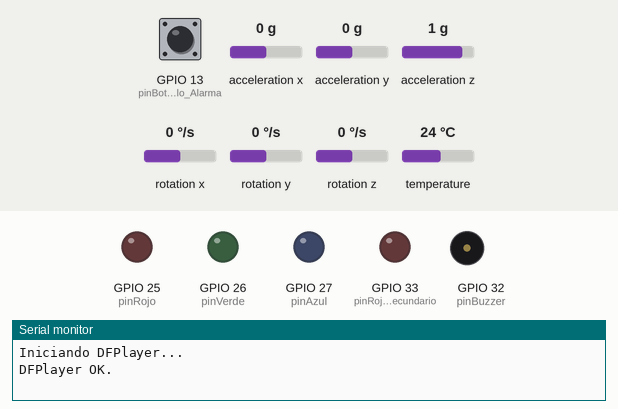
Recording of a sketch running on a simulated ESP32. Parts: output pins drawn as LEDs (lit = HIGH), buzzer (waves = sounding, pin HIGH), the last lines printed to the serial monitor. Dashed ring = blinking. Inputs (shaded band) come from the test bench; at power-on: acceleration x 0 g, GPIO 13 (pinBotonAmarillo_Alarma) HIGH, acceleration y 0 g, acceleration z 1 g, rotation x 0 °/s, rotation y 0 °/s, rotation z 0 °/s, temperature 24 °C. The audio player accepts every command and is not drawn.

Above: at 3.3 s.
3.4 s: acceleration x set to -1 g
4.9 s: acceleration x set to -1.3 g
At 5.9 s:
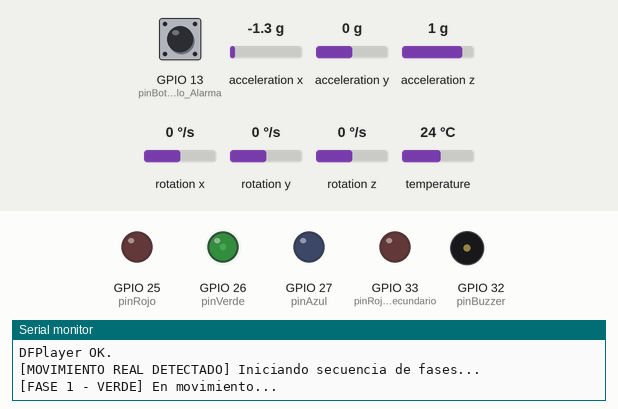
6.4 s: GPIO 13 (pinBotonAmarillo_Alarma) pulled LOW for 0.15 s
At 7.6 s:
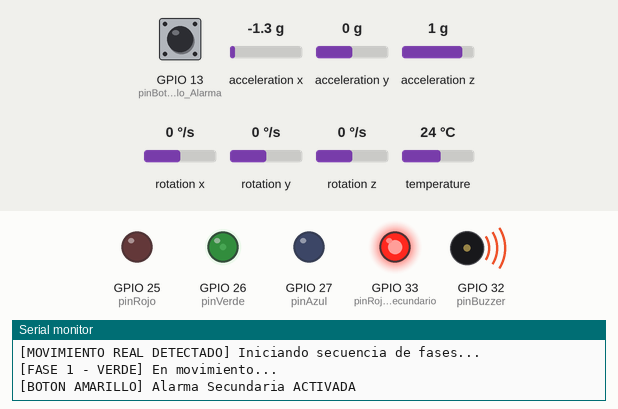
9.5 s: GPIO 13 (pinBotonAmarillo_Alarma) pulled LOW for 1 s
At 11.3 s:
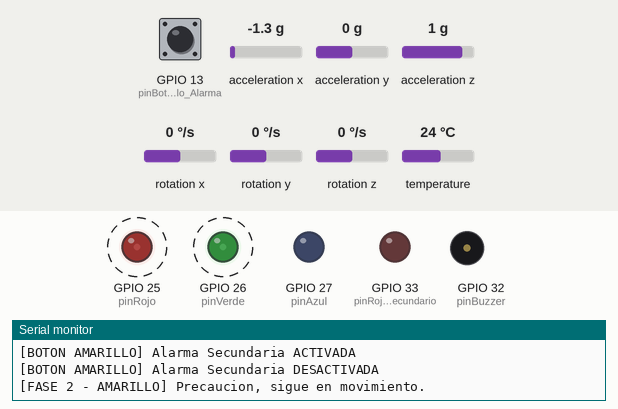
13.5 s: GPIO 13 (pinBotonAmarillo_Alarma) pulled LOW for 0.15 s
At 14.3 s:
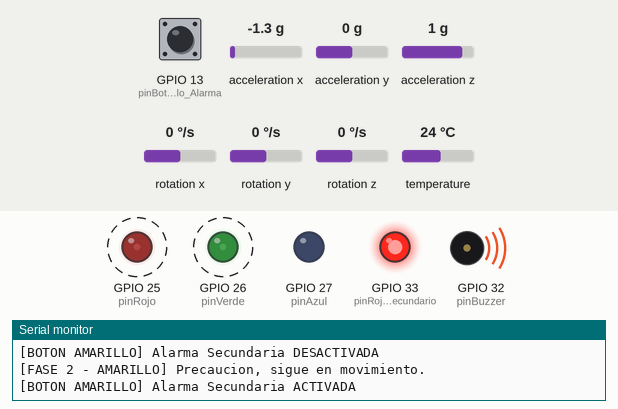
16.5 s: GPIO 13 (pinBotonAmarillo_Alarma) pulled LOW for 3.2 s
At 18.3 s:
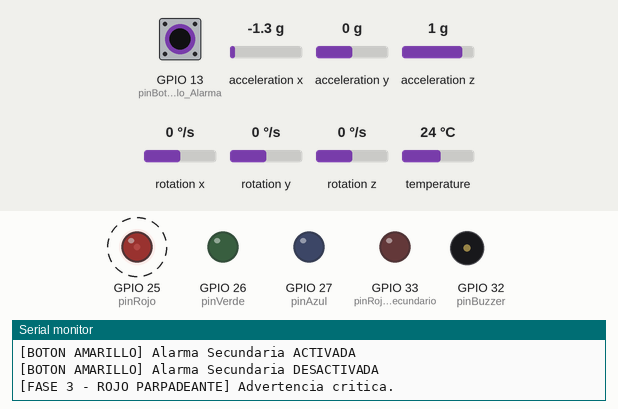
Timing chart, 0 to 32.4 s (numbered marks = the images above; inputs shaded):
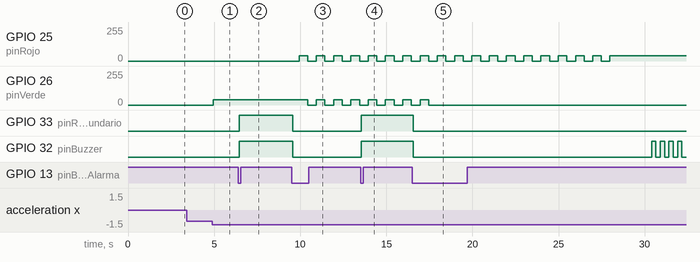

Measured:
- after the input at 3.4 s, every drawn part: stays the same
- after the input at 4.9 s, GPIO 26 (pinVerde): 0/255 → 40/255 at once
- after the input at 6.4 s, GPIO 33 (pinRojoSecundario), GPIO 32 (pinBuzzer): LOW → HIGH after 0.05 s
- after the input at 9.5 s, GPIO 33 (pinRojoSecundario), GPIO 32 (pinBuzzer): HIGH → LOW after 0.05 s
- after the input at 13.5 s, GPIO 33 (pinRojoSecundario), GPIO 32 (pinBuzzer): LOW → HIGH after 0.05 s
- after the input at 16.5 s, GPIO 33 (pinRojoSecundario): HIGH → LOW after 0.05 s; GPIO 32 (pinBuzzer): HIGH → LOW after 0.05 s, then repeats every 0.50 s: HIGH 0.25 s, LOW 0.25 s
- by itself, GPIO 25 (pinRojo): alternates 40/255 for 0.50 s and 0/255 for 0.50 s, 23 changes in all, then stays 40/255

The sketch:

logicaMovimiento.ino
```cpp
#include <Wire.h>
#include <Adafruit_MPU6050.h>
#include <Adafruit_Sensor.h>
#include <HardwareSerial.h>
#include <DFRobotDFPlayerMini.h>

// =================================================================
// 0. CONFIGURACIÓN DFPLAYER MINI
// =================================================================
HardwareSerial dfSerial(2); // UART2: RX = 16, TX = 17
DFRobotDFPlayerMini dfPlayer;

// =================================================================
// 1. DEFINICIÓN DE PINES
// =================================================================
const int pinRojo = 25;
const int pinVerde = 26;
const int pinAzul = 27;
const int pinBuzzer = 32;

const int pinRojoSecundario = 33;
const int pinBotonAmarillo_Alarma = 13;

// --- Ajustes ---
const int brilloVerde = 40;
const int brilloRojoAlarma = 255;

// =================================================================
// 2. CONFIGURACIÓN MPU6050
// =================================================================
Adafruit_MPU6050 mpu;
const float umbralMovimiento = 15.0;

enum Estados {
  ESTADO_APAGADO,
  ESTADO_VERDE,
  ESTADO_AMARILLO,
  ESTADO_ROJO_PARPADEO,
  ESTADO_ROJO_FIJO,
  ESTADO_PENALIZACION
};

Estados estadoActual = ESTADO_APAGADO;

// --- Variables Sistema ---
bool estadoAlarmaSecundaria = false;
int estadoAnteriorBotonAmarillo = HIGH;

unsigned long tiempoInicioEstado = 0;
unsigned long tiempoUltimoEstimulo = 0;
const unsigned long tiempoInactividadReinicio = 5000;

const unsigned long tiempoVerde = 5000;
const unsigned long tiempoAmarillo = 8000;
const unsigned long tiempoLimiteApagar = 10000;

bool requiereReposo = false;
unsigned long tiempoInicioReposo = 0;
const unsigned long tiempoReposoObligatorio = 5000;

unsigned long tiempoUltimoParpadeo = 0;
const unsigned long intervaloParpadeo = 500;
bool estadoParpadeo = false;

unsigned long tiempoUltimoBuzzer = 0;
const unsigned long intervaloBuzzer = 250;
bool estadoSonidoBuzzer = false;

// Prototipos
void cambiarEstado(Estados nuevoEstado);
void apagarLEDPrincipal();
void intentarEncender();

void setup() {
  Serial.begin(9600);

  // Iniciar puerto serie para DFPlayer en pines 16 (RX) y 17 (TX)
  dfSerial.begin(9600, SERIAL_8N1, 16, 17);

  // Muchos DFPlayer "clones" tardan un par de segundos en iniciar tras recibir corriente.
  // Damos un tiempo de espera y desactivamos el ACK (isACK = false) para evitar errores falsos.
  Serial.println("Iniciando DFPlayer...");
  delay(1500);

  if (!dfPlayer.begin(dfSerial, false, true)) {
    Serial.println("Error: DFPlayer no encontrado o SD sin formato.");
  } else {
    Serial.println("DFPlayer OK.");
  }

  dfPlayer.volume(30);  // Ajusta el volumen al MAXIMO (0 a 30)
  delay(100);

  pinMode(pinRojo, OUTPUT);
  pinMode(pinVerde, OUTPUT);
  pinMode(pinAzul, OUTPUT);
  pinMode(pinBuzzer, OUTPUT);
  pinMode(pinRojoSecundario, OUTPUT);
  pinMode(pinBotonAmarillo_Alarma, INPUT_PULLUP);

  if (!mpu.begin()) {
    while (1) { delay(10); }
  }
  mpu.setAccelerometerRange(MPU6050_RANGE_8_G);

  cambiarEstado(ESTADO_APAGADO);
}

void loop() {
  // --- FLUJO 1: BOTÓN AMARILLO (Alarma Manual) ---
  int estadoActualBotonAmarillo = digitalRead(pinBotonAmarillo_Alarma);
  if (estadoAnteriorBotonAmarillo == HIGH && estadoActualBotonAmarillo == LOW) {
    delay(50);
    estadoAlarmaSecundaria = !estadoAlarmaSecundaria;
    if (estadoAlarmaSecundaria) {
      Serial.println("\n[BOTON AMARILLO] Alarma Secundaria ACTIVADA");
    } else {
      Serial.println("\n[BOTON AMARILLO] Alarma Secundaria DESACTIVADA");
    }
    analogWrite(pinRojoSecundario, estadoAlarmaSecundaria ? brilloRojoAlarma : 0);
  }
  estadoAnteriorBotonAmarillo = estadoActualBotonAmarillo;

  // --- FLUJO 2: MPU6050 (Detector de Movimiento) ---
  sensors_event_t a, g, temp;
  mpu.getEvent(&a, &g, &temp);
  float magnitudAccel = sqrt(pow(a.acceleration.x, 2) + pow(a.acceleration.y, 2) + pow(a.acceleration.z, 2));
  bool hayMovimiento = (magnitudAccel > umbralMovimiento);

  // Lógica de encendido/apagado automático
  if (hayMovimiento) {
    tiempoUltimoEstimulo = millis();
    if (estadoActual == ESTADO_APAGADO) {
      Serial.println("\n[MOVIMIENTO REAL DETECTADO] Iniciando secuencia de fases...");
      intentarEncender();
    }
  } else if (estadoActual != ESTADO_APAGADO) {
    // Si dejamos de movernos por 5 segundos, apagamos
    if (millis() - tiempoUltimoEstimulo >= tiempoInactividadReinicio) {
      Serial.println("\n[DESCANSO] 5 segundos sin movimiento. Sistema apagado y reseteado.");
      cambiarEstado(ESTADO_APAGADO);
    }
  }

  // --- FLUJO 3: TRANSICIONES DE FASE ---
  if (estadoActual != ESTADO_APAGADO) {
    unsigned long tiempoTranscurrido = millis() - tiempoInicioEstado;
    switch (estadoActual) {
      case ESTADO_VERDE: if (tiempoTranscurrido >= tiempoVerde) cambiarEstado(ESTADO_AMARILLO); break;
      case ESTADO_AMARILLO: if (tiempoTranscurrido >= tiempoAmarillo) cambiarEstado(ESTADO_ROJO_PARPADEO); break;
      case ESTADO_ROJO_PARPADEO:
        if (tiempoTranscurrido >= tiempoLimiteApagar) {
          Serial.println("-> ¡TIEMPO AGOTADO POR MOVIMIENTO CONTINUO!");
          cambiarEstado(ESTADO_ROJO_FIJO);
        }
        break;
      default: break;
    }
  }

  // --- MANTENER PARPADEO LED ---
  if (estadoActual == ESTADO_AMARILLO || estadoActual == ESTADO_ROJO_PARPADEO) {
    if (millis() - tiempoUltimoParpadeo >= intervaloParpadeo) {
      tiempoUltimoParpadeo = millis();
      estadoParpadeo = !estadoParpadeo;
      if (estadoParpadeo) {
        if (estadoActual == ESTADO_AMARILLO) { analogWrite(pinRojo, brilloVerde); analogWrite(pinVerde, brilloVerde); }
        else { analogWrite(pinRojo, brilloVerde); analogWrite(pinVerde, 0); }
        analogWrite(pinAzul, 0);
      } else apagarLEDPrincipal();
    }
  }

  // --- GESTIÓN BUZZER ---
  // Damos un tiempo de 2500 ms para que el audio se escuche primero, y luego empiece a sonar el buzzer
  unsigned long tiempoEnFaseBuzzer = 0;
  if (estadoActual != ESTADO_APAGADO) {
    tiempoEnFaseBuzzer = millis() - tiempoInicioEstado;
  }

  if (estadoAlarmaSecundaria) {
    digitalWrite(pinBuzzer, HIGH);
  } else if (estadoActual == ESTADO_PENALIZACION && tiempoEnFaseBuzzer > 2500) {
    digitalWrite(pinBuzzer, HIGH);
  } else if (estadoActual == ESTADO_ROJO_FIJO && tiempoEnFaseBuzzer > 2500) {
    if (millis() - tiempoUltimoBuzzer >= intervaloBuzzer) {
      tiempoUltimoBuzzer = millis();
      estadoSonidoBuzzer = !estadoSonidoBuzzer;
      digitalWrite(pinBuzzer, estadoSonidoBuzzer ? HIGH : LOW);
    }
  } else {
    digitalWrite(pinBuzzer, LOW);
  }
}

// --- FUNCIONES ---
void intentarEncender() {
  if (requiereReposo) {
    if (millis() - tiempoInicioReposo < tiempoReposoObligatorio) {
      cambiarEstado(ESTADO_PENALIZACION);
      return;
    } else {
      requiereReposo = false;
    }
  }
  cambiarEstado(ESTADO_VERDE);
}

void cambiarEstado(Estados nuevoEstado) {
  if (nuevoEstado == ESTADO_APAGADO) {
    if (estadoActual == ESTADO_ROJO_PARPADEO || estadoActual == ESTADO_ROJO_FIJO || estadoActual == ESTADO_PENALIZACION) {
      requiereReposo = true;
      tiempoInicioReposo = millis();
    } else {
      requiereReposo = false;
    }
  }

  estadoActual = nuevoEstado;
  tiempoInicioEstado = millis();

  switch (estadoActual) {
    case ESTADO_APAGADO:
      apagarLEDPrincipal();
      break;
    case ESTADO_VERDE:
      Serial.println("[FASE 1 - VERDE] En movimiento...");
      analogWrite(pinVerde, brilloVerde);
      break;
    case ESTADO_AMARILLO:
      Serial.println("[FASE 2 - AMARILLO] Precaucion, sigue en movimiento.");
      dfPlayer.play(1); // Reproduce el 1er archivo (0001.mp3)
      break;
    case ESTADO_ROJO_PARPADEO:
      Serial.println("[FASE 3 - ROJO PARPADEANTE] Advertencia critica.");
      dfPlayer.play(2); // Reproduce el 2do archivo (0002.mp3)
      break;
    case ESTADO_ROJO_FIJO:
      Serial.println("[FASE 4 - ALERTA] Alarma acustica activada. Detengase para reiniciar.");
      analogWrite(pinRojo, brilloVerde);
      dfPlayer.play(2); // Reproduce el 2do archivo (0002.mp3)
      break;
    case ESTADO_PENALIZACION:
      Serial.println("[FASE 5 - PENALIZACION] Reposo insuficiente. Penalizacion activada.");
      analogWrite(pinRojo, brilloVerde);
      dfPlayer.play(2); // Reproduce el 2do archivo (0002.mp3)
      break;
  }
}

void apagarLEDPrincipal() {
  analogWrite(pinRojo, 0);
  analogWrite(pinVerde, 0);
  analogWrite(pinAzul, 0);
}
```
